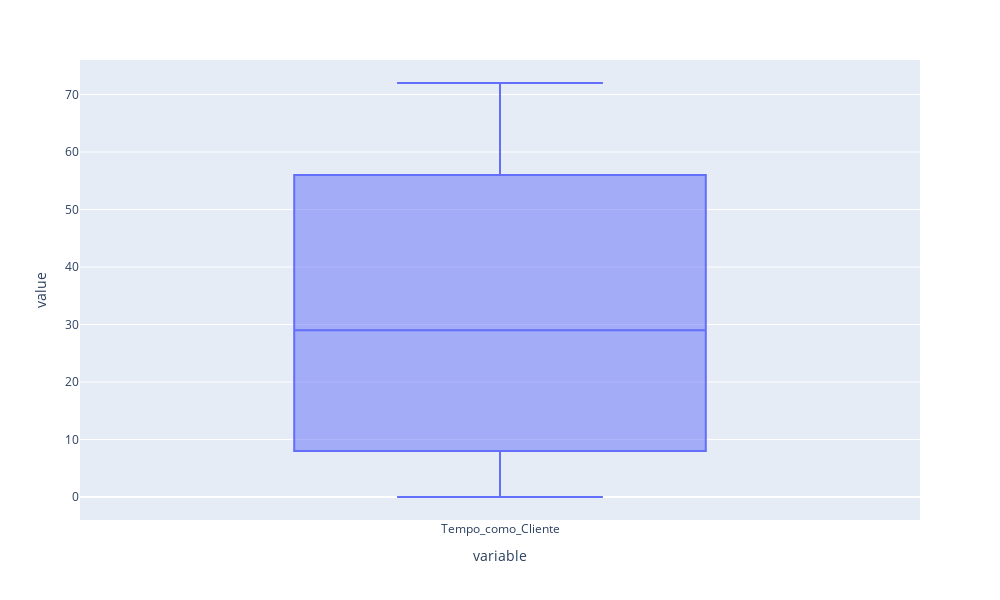

The cell this chart's notebook holds for it:
### Code cell
fig = px.box(
    df['Tempo_como_Cliente'],
    template = 'plotly',
    width = 1000,
    height = 600
)

fig.show()

### Figure 1 — Plotly figure (JSON) as saved in the notebook; plotly's stock layout.template omitted (floating-point values rounded to 4 significant figures; data arrays with more than 128 entries replaced by an {"elided": "..."} marker saying what was removed)
{"data": [{"alignmentgroup": "True", "hovertemplate": "variable=%{x}<br>value=%{y}<extra></extra>", "legendgroup": "", "marker": {"color": "#636efa"}, "name": "", "notched": false, "offsetgroup": "", "orientation": "v", "showlegend": false, "x": {"elided": "2488 str values"}, "x0": " ", "xaxis": "x", "y": {"elided": "2488 int values"}, "y0": " ", "yaxis": "y", "type": "box"}], "layout": {"xaxis": {"anchor": "y", "domain": [0.0, 1.0], "title": {"text": "variable"}}, "yaxis": {"anchor": "x", "domain": [0.0, 1.0], "title": {"text": "value"}}, "legend": {"tracegroupgap": 0}, "margin": {"t": 60}, "boxmode": "group", "height": 600, "width": 1000}}
